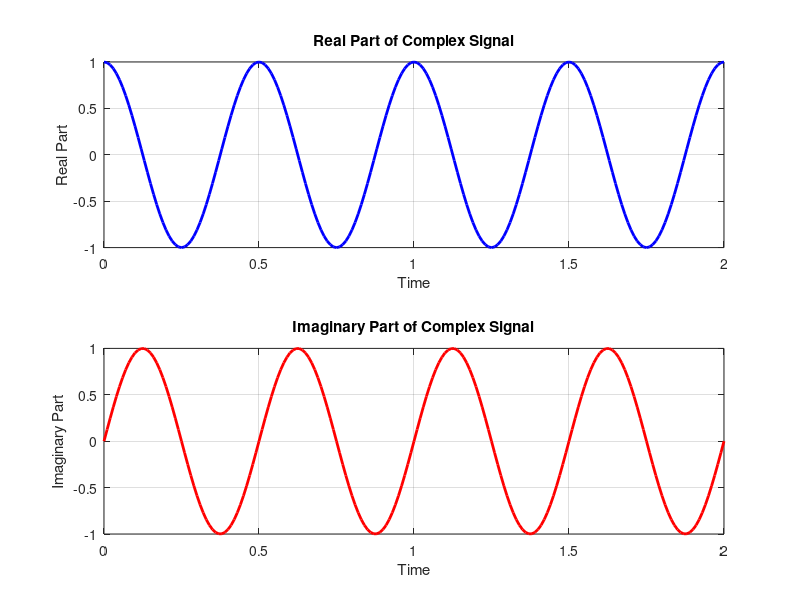

This figure's MATLAB source:
% Complex Signal
t = 0:0.01:2;
f = 2;

complex_signal = exp(1i * 2 * pi * f * t);

% Plot the real and imaginary parts of the complex signal
figure;

subplot(2, 1, 1);
plot(t, real(complex_signal), 'b', 'LineWidth', 2);
xlabel('Time');
ylabel('Real Part');
title('Real Part of Complex Signal');
grid on;

subplot(2, 1, 2);
plot(t, imag(complex_signal), 'r', 'LineWidth', 2);
xlabel('Time');
ylabel('Imaginary Part');
title('Imaginary Part of Complex Signal');
grid on;